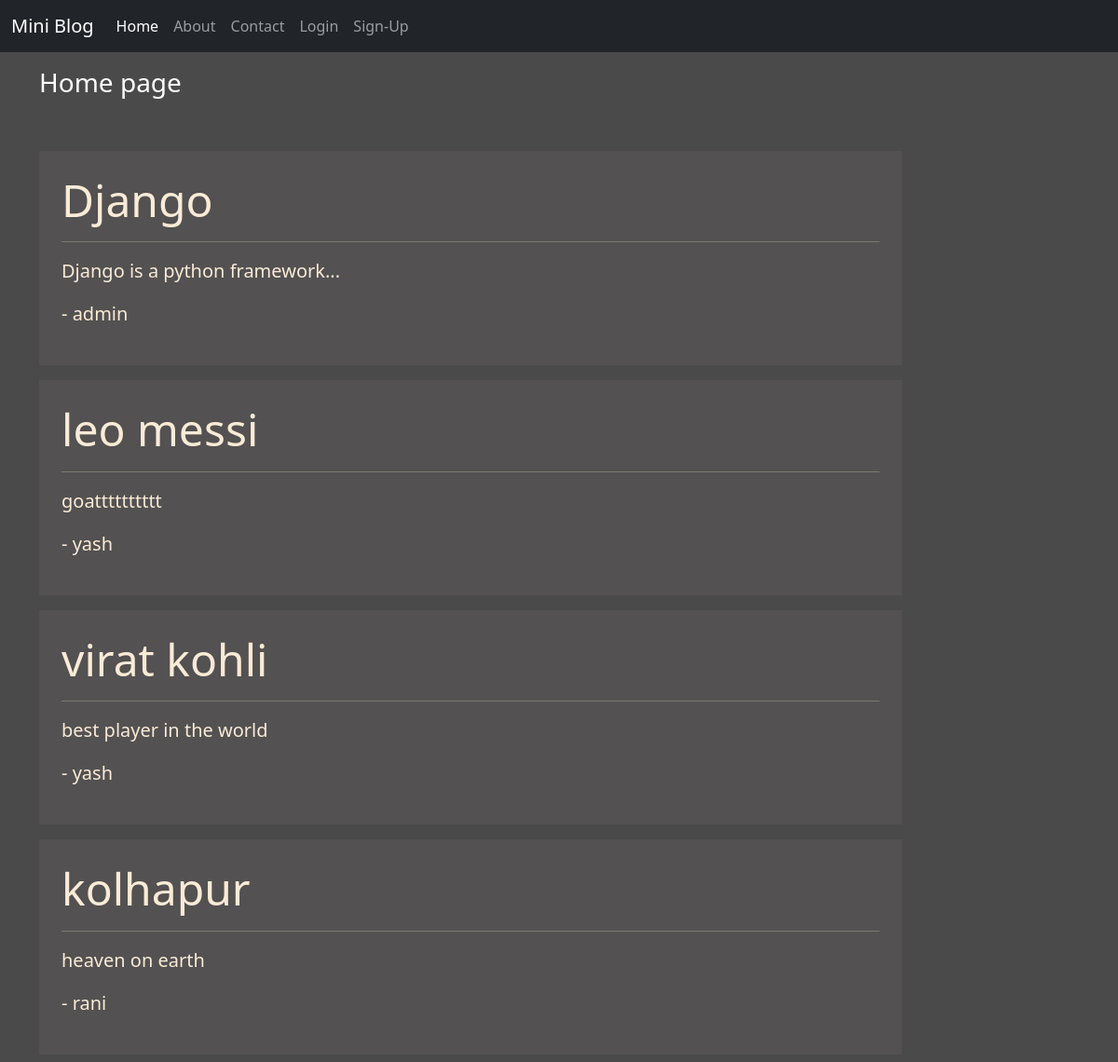
The page / on the database its author committed.
### blog/models.py (models this page shows)
class Post(models.Model):
    title=models.CharField(max_length=50,)
    desc=models.TextField()
    author=models.CharField(max_length=50)
    timestamp=models.DateTimeField(auto_now_add=True)

### blog/views.py (the view)
# urls.py: 2. Add a URL to urlpatterns:  path('', views.home, name='home')
def home(request):
    current_user=request.user
    post=Post.objects.all().order_by('-timestamp')
    return render(request,"blog/home.html",{"posts":post})

### blog/templates/blog/home.html
{% extends "blog/base.html" %}
{% load static %}
{% block content %}
<h3 class="text-white my-5">Home page</h3>
{% for post in posts %}
<div class="col-sm-10 my-2">
        <div class="jumbotron jumbo-color py-4">
            <div class="container">
                <h1 class=" font-weight-bold display-5 ">{{post.title}} </h1><hr>
                <p class="lead">{{post.desc}} </p>
                <p class="lead">- {{post.author}}</p>
            </div>
        </div>
</div>
{% endfor %}
{% endblock content %}

### blog/templates/blog/base.html (shortened to what this page needs)
<!DOCTYPE html>
{% load static %}
<html lang="en">
<head>
    <link rel="stylesheet" href="{% static "blog/css/bootstrap.css" %}">
    <link rel="stylesheet" href="{% static "blog/css/style.css" %}">
</head>
<body>
    <div class="container-fluid bg-dark">
        {% include "blog/navbar.html" %}
    </div>
    <div class="container">
        <div class="row">
            {% block content %}{% endblock content %}
        </div>
    </div>
</body>
</html>

### blog/templates/blog/navbar.html (shortened to what this page needs)
<nav class="navbar fixed-top navbar-expand-lg navbar-dark bg-body-tertiary bg-dark">
    <div class="container-fluid">
      <a class="navbar-brand" href="/">Mini Blog</a>
      <div class="collapse navbar-collapse" id="navbarNav">
        <ul class="navbar-nav">
          <li class="nav-item">
            <a class="nav-link active" aria-current="page" href="/">Home</a>
          </li>
          <li class="nav-item">
            <a class="nav-link" href="{% url "about" %}">About</a>
          </li>
          <li class="nav-item">
            <a class="nav-link" href="{% url "contact" %}">Contact</a>
          </li>
          {% if request.user.is_authenticated  %}
          <li class="nav-item">
            <a class="nav-link" href="{% url "dashboard" %}">Dashboard</a>
          </li>
          <li class="nav-item">
            <a class="nav-link" href="{% url "logout" %}">Logout</a>
          </li>
          {% else %}
          <li class="nav-item">
            <a class="nav-link" href="{% url "login" %}">Login</a>
          </li>
          <li class="nav-item">
            <a class="nav-link" href="{% url "signup" %}">Sign-Up</a>
          </li>
          {% endif %}
        </ul>
      </div>
    </div>
  </nav>
  <br>

### blog/static/blog/css/style.css (style rules this page uses)
body { background-color: rgb(75, 74, 74); color: antiquewhite; }
.jumbo-color { background-color: rgb(83, 81, 81); }

### rows shown on the page
Post: title "Django", desc "Django is a python framework...", author "admin"
Post: title "leo messi", desc "goatttttttttt", author "yash"
Post: title "virat kohli", desc "best player in the world", author "yash"
Post: title "kolhapur", desc "heaven on earth", author "rani"
